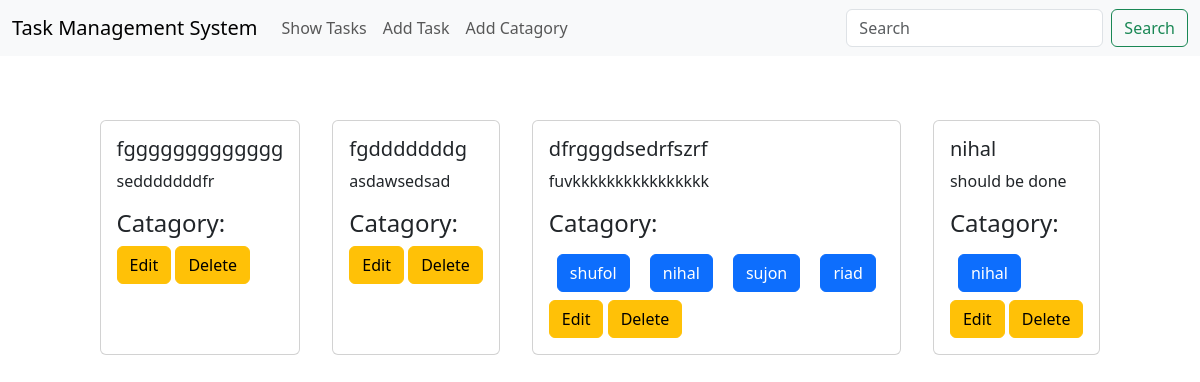
Before: / with the older database file.
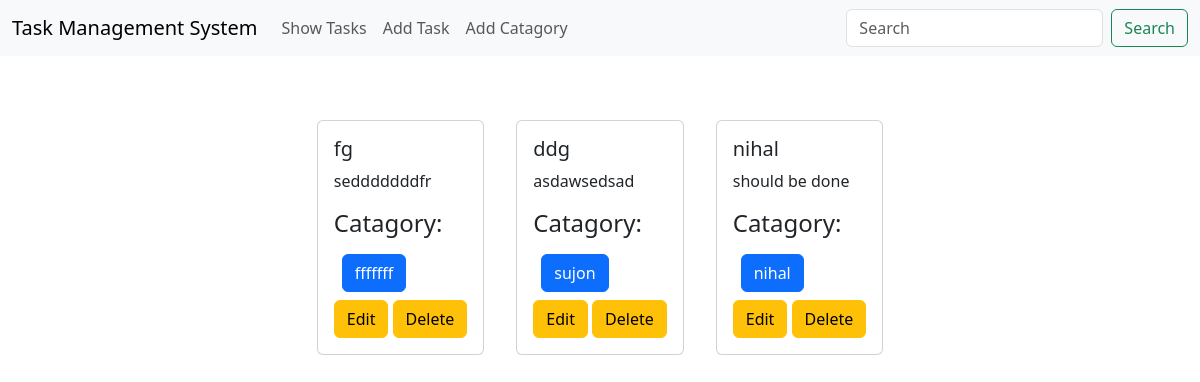
After: the same page with the newer database file.
### task/models.py (models this page shows, shortened)
class taskModel(models.Model):
    taskTitle = models.CharField(max_length=20)
    taskDescription = models.TextField()
    taskCatagories = models.ManyToManyField(catagoryModel, default=None)
    is_completed = models.BooleanField(default=False)
    taskAssignedDate = models.DateTimeField(auto_now_add=True)

### catagories/models.py (models this page shows, shortened)
class catagoryModel(models.Model):
    catagoryName = models.CharField(max_length = 20)
    task = models.CharField(max_length = 250, default=None)

### task_management/views.py (the view)
# urls.py: path('', views.showTasks, name='homepage'),
def showTasks(request):
    data = taskModel.objects.all()
    cataData = catagoryModel.objects.all()
    return render(request, 'show_tasks.html', {'data':data, 'cataData':cataData})

### templates/show_tasks.html
{% extends "base.html" %} {% block content %}
<div class="d-flex flex-wrap justify-content-center px-3 pt-5">
    {% for post in data %}
    <div class="card m-3" style="">
      <div class="card-body">
        <h5 class="card-title">{{post.taskTitle}}</h5>
        <p class="card-text">
            {{post.taskDescription}}
        </p>
        <div>
            <h4>Catagory: </h4>
            {% for cata in post.taskCatagories.all %}
            <button class="btn btn-primary m-2">{{cata.catagoryName}}</button>
            {% endfor %}
        </div>
        <a href="{% url "editTask" post.id %}" class="btn btn-warning">Edit</a>
        <a href="{% url "deleteTask" post.id %}" class="btn btn-warning">Delete</a>
      </div>
    </div>
    {% endfor %}
</div>
{% endblock content %}

Changed rows visible on the page:
removed taskModel: taskTitle "dfrgggdsedrfszrf", taskDescription "fuvkkkkkkkkkkkkkkkk", catagoryModel (catagoryName "nihal"), catagoryModel (catagoryName "sujon")
no longer on this page (row unchanged): catagoryModel: catagoryName "shufol", shown under "dfrgggdsedrfszrf"
no longer on this page (row unchanged): catagoryModel: catagoryName "riad", shown under "dfrgggdsedrfszrf"
changed taskModel "sedddddddfr": gains catagoryModel (catagoryName "fffffff"); taskTitle "fggggggggggggg" → "fg"
changed taskModel "asdawsedsad": taskTitle "fgdddddddg" → "ddg"; gains catagoryModel (catagoryName "sujon")
